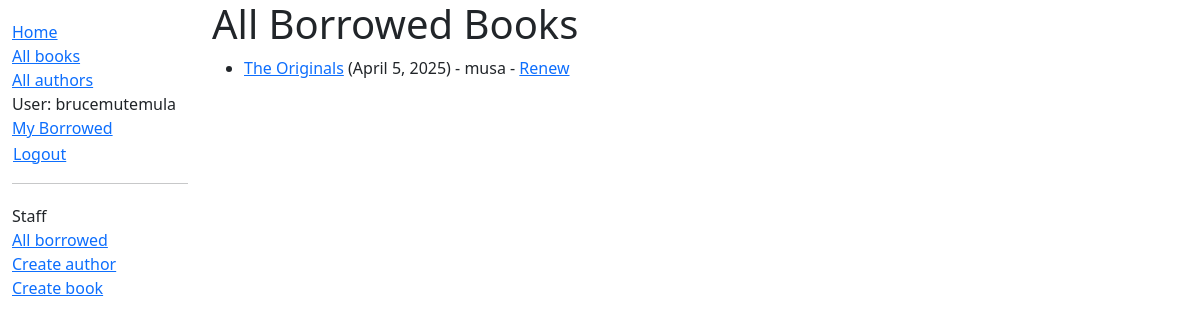
Page /catalog/borrowed/ (signed in) on the committed database.
### catalog/models.py (models this page shows, shortened)
class BookInstance(models.Model):
    id = models.UUIDField(primary_key=True, default=uuid.uuid4,help_text="Unique ID for this particular book across whole library")
    book = models.ForeignKey('Book', on_delete=models.RESTRICT, null=True)
    imprint = models.CharField(max_length=200)
    due_back = models.DateField(null=True, blank=True)
    LOAN_STATUS = (
        ('m', 'Maintenance'),
        ('o', 'On loan'),
        ('a', 'Available'),
        ('r', 'Reserved'),
    )
    status = models.CharField(
        max_length=1,
        choices=LOAN_STATUS,
        blank=True, default='m',
        help_text='Book availability',
        )
    class Meta:
        ordering = ['due_back']
        permissions = (("can_mark_returned", "Set book as returned"),) #we might define a permission to allow a user to mark that a book has been returned as shown:
    borrower = models.ForeignKey(User, on_delete=models.SET_NULL, null=True, blank=True)
    @property
    def is_overdue(self):
        return bool(self.due_back and date.today() > self.due_back)

class Book(models.Model):
    title = models.CharField(max_length=200)
    author = models.ForeignKey('Author',on_delete=models.RESTRICT, null=True)
    summary = models.TextField(max_length=1000, help_text='Enter a brief description of the book')
    isbn = models.CharField('ISBN', max_length=13, unique=True, help_text='13 Character <a href="https://www.isbn-international.org/content/what-isbn''">ISBN number</a>')
    genre = models.ManyToManyField(Genre, help_text="Select a genre for this book")
    language = models.ForeignKey(
        'Language', on_delete=models.SET_NULL, null=True)
    def display_genre(self):
        """Create a string for the Genre. This is required to display genre in Admin."""
        return ', '.join(genre.name for genre in self.genre.all()[:3])
    display_genre.short_description = 'Genre'

### catalog/views.py (the view)
# urls.py: path('borrowed/', views.AllBorrowedBooksListView.as_view(), name='all-borrowed'),
class AllBorrowedBooksListView(PermissionRequiredMixin, generic.ListView):
    model = BookInstance
    permission_required = 'catalog.can_mark_returned'
    template_name = 'catalog/bookinstance_list_borrowed_all.html'
    paginate_by = 10
    def get_queryset(self):
        return BookInstance.objects.filter(status__exact='o').order_by('due_back')

### catalog/templates/catalog/bookinstance_list_borrowed_all.html
{% extends "base_generic.html" %}
{% block content %}
    <h1>All Borrowed Books</h1>
    {% if bookinstance_list %}
    <ul>
        {% for bookinst in bookinstance_list %}
        <li class="{% if bookinst.is_overdue %}text-danger{% endif %}">
            <a href="{% url 'book-detail' bookinst.book.pk %}">{{bookinst.book.title}}</a> ({{ bookinst.due_back }}) - {{ bookinst.borrower }}
            {% if perms.catalog.can_mark_returned %}- <a href="{% url 'renew-book-librarian' bookinst.id %}">Renew</a>{% endif %}
        </li>
        {% endfor %}
    </ul>
    {% else %}
      <p>There are no books borrowed.</p>
    {% endif %}
{% endblock %}

### catalog/templates/base_generic.html (shortened to what this page needs)
<!doctype html>
<html lang="en">
<head>
    <link href="https://cdn.jsdelivr.net/npm/bootstrap@5.3.3/dist/css/bootstrap.min.css"
          rel="stylesheet"
>
    {% load static %}
    <link rel="stylesheet" href="{% static 'css/styles.css' %}"/>
</head>
<body>
    <div class="container-fluid">
        <div class="row">
            <div class="col-sm-2">
                {% block sidebar %}
                    <ul class="sidebar-nav">
                        <li><a href="{% url 'index' %}">Home</a></li>
                        <li><a href="{% url 'books' %}">All books</a></li>
                        <li><a href="{% url 'authors' %}">All authors</a></li>
                        {% if user.is_authenticated %}
                            <li>User: {{ user.get_username }}</li>
                            <li><a href="{% url 'my-borrowed' %}">My Borrowed</a></li>
                            <li>
                                <form id="logout-form" method="post" action="{% url 'logout' %}">
                                    <button type="submit" class="btn btn-link">Logout</button>
                                </form>
                            </li>
                        {% else %}
                            <li><a href="{% url 'login' %}?next={{ request.path }}">Login</a></li>
                        {% endif %}
                        {% if user.is_staff %}
                            <hr>
                            <ul class="sidebar-nav">
                                <li>Staff</li>
                                <li><a href="{% url 'all-borrowed' %}">All borrowed</a></li>
                                {% if perms.catalog.add_author %}
                                    <li><a href="{% url 'author-create' %}">Create author</a></li>
                                {% endif %}
                                {% if perms.catalog.add_book %}
                                    <li><a href="{% url 'book-create' %}">Create book</a></li>
                                {% endif %}
                            </ul>
                        {% endif %}
                    </ul>
                {% endblock %}
            </div>
            <div class="col-sm-10 ">
                {% block content %}{% endblock %}
            </div>
        </div>
    </div>
</body>
</html>

### catalog/static/css/styles.css (style rules this page uses)
.sidebar-nav { margin-top: 20px; padding: 0; list-style: none; }
#logout-form { display: inline; }
#logout-form button { padding: 0; margin: 0; }

### rows in the picture
BookInstance: book "The Originals", due_back "April 5, 2025", borrower "musa"

### other values in the picture
{{ user.get_username }} "brucemutemula"
